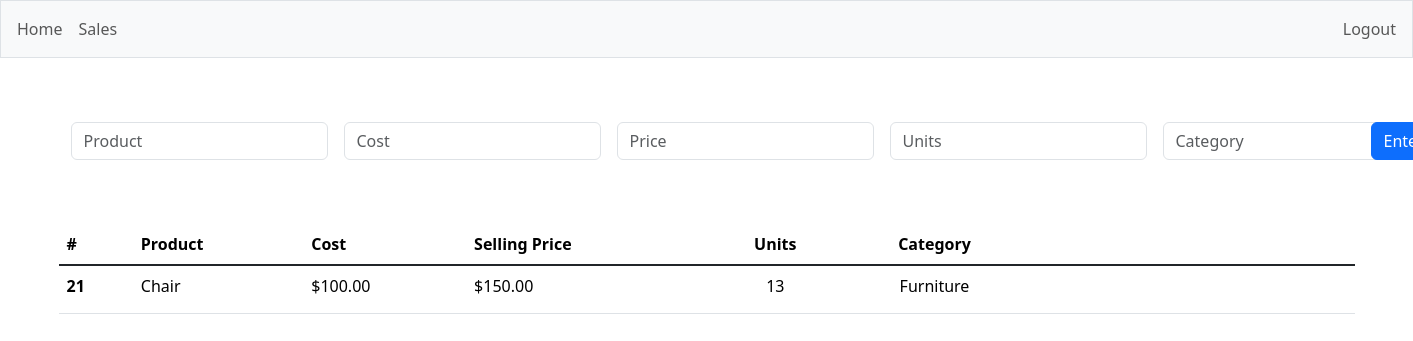
The page / (signed in) on the database its author committed.
### tables this page shows
CREATE TABLE inventory (
    id INTEGER PRIMARY KEY AUTOINCREMENT NOT NULL,
    user_id INTEGER NOT NULL,
    product_name TEXT NOT NULL,
    cost_price DECIMAL(10, 2) NOT NULL, -- What YOU paid for it
    selling_price DECIMAL(10, 2) NOT NULL, -- What you WANT to sell it for
    units INTEGER NOT NULL DEFAULT 1,
    category TEXT, -- e.g., 'Electronics', 'Furniture'
    FOREIGN KEY (user_id) REFERENCES users(id)
);

### app.py (the view, shortened to what this page needs)
@app.route("/", methods=["GET", "POST"])
@login_required
def index():
    user_id = session["user_id"]
    inventory = []
    inv = db.execute(
        "SELECT * FROM inventory WHERE user_id = ?", user_id
    )
    for item in inv:
        inventory.append({
            "id": item["id"],
            "product": item["product_name"],
            "cost": usd(item["cost_price"]),
            "sell": usd(item["selling_price"]),
            "cost_raw": item["cost_price"],
            "sell_raw": item["selling_price"],
            "units": item["units"],
            "category": item["category"]
        })
    return render_template("index.html", inventory=inventory)

### app.py (called while the page is built)
@app.after_request
def after_request(response):
    response.headers["Cache-Control"] = "no-cache, no-store, must-revalidate"
    response.headers["Expires"] = 0
    response.headers["Pragma"] = "no-cache"
    return response

### helpers.py (called while the page is built)
def login_required(f):
    @wraps(f)
    def decorated_function(*args, **kwargs):
        if session.get("user_id") is None:
            return redirect("/login")
        return f(*args, **kwargs)
    return decorated_function

def usd(value):
    return f"${value:,.2f}"

### templates/index.html (shortened to what this page needs)
{% extends "layout.html" %}
{% block main %}
    <form action="/" method="post">
        <div class="container py-3 mt-5 d-flex justify-content-between">
            <div class="container d-flex">
                <input autocomplete="off" autofocus class="form-control mx-auto w-auto" name="product" placeholder="Product" type="text">
                <input autocomplete="off" autofocus class="form-control mx-auto w-auto" name="cost_price" placeholder="Cost" type="text">
                <input autocomplete="off" autofocus class="form-control mx-auto w-auto" name="selling_price" placeholder="Price" type="text">
                <input autocomplete="off" autofocus class="form-control mx-auto w-auto" name="units" placeholder="Units" type="text">
                <input autocomplete="off" autofocus class="form-control mx-auto w-auto" name="category" placeholder="Category" type="text">
            </div>
            <div class="container p-0 d-flex">
                <button class="btn btn-primary" type="submit">Enter</button>
            </div>
        </div>
    </form>
        <div class="container py-5">
            <table class="table table-hover">
                <thead>
                    <th class="text-start">#</th>
                    <th class="text-start">Product</th>
                    <th class="text-start">Cost</th>
                    <th class="text-start">Selling Price</th>
                    <th class="text-center">Units</th>
                    <th class="text-center">Category</th>
                </thead>
                <tbody class="table-group-divider container">
                    {% for item in inventory %}
                        <tr id="row-{{ item.id }}">
                            <th class="text-start">{{item.id}}</th>
                            <td class="text-start">
                                <span class="view-mode-edit">{{item.product}}</span>
                            </td>
                            <td class="text-start">
                                <span class="view-mode-edit">{{item.cost}}</span>
                            </td>
                            <td class="text-start">
                                <span class="view-mode-edit view-mode-sell">{{item.sell}}</span>
                            </td>
                            <td class="text-center">
                                <span class="view-mode-edit view-mode-sell">{{item.units}}</span>
                            </td>
                            <td class="text-center">
                                <span class="view-mode-edit">{{item.category}}</span>
                            </td>
                            <td class="text-end w-25">
                            </td>
                        </tr>
                    {% endfor%}
                </tbody>
            </table>
        </div>
{% endblock %}

### static/style.css (style rules this page uses)
.container.d-flex { gap: 1rem; }

### rows shown on the page
inventory: id "21", product "Chair", cost "$100.00", sell "$150.00", units "13", category "Furniture"
